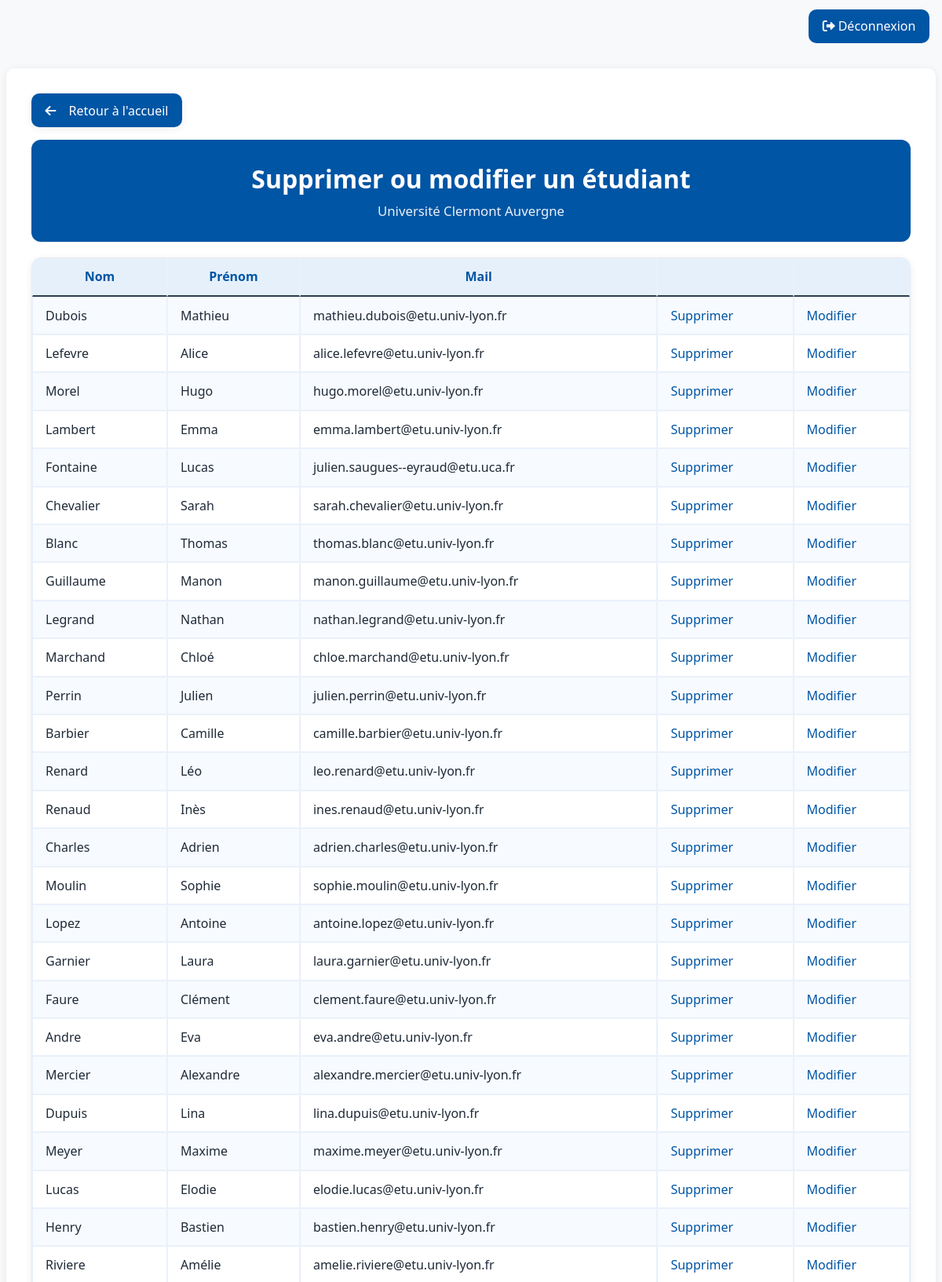
The page /soutenances/index.php?action=listEtudiant (signed in, upper part) on the database its author committed.
### tables this page shows
CREATE TABLE `etudiantsbut2ou3` (
  `IdEtudiant` smallint(6) NOT NULL,
  `nom` varchar(50) NOT NULL,
  `prenom` varchar(50) NOT NULL,
  `mail` varchar(80) NOT NULL,
  `empreinte` varchar(256) NOT NULL
);

### soutenances/models/Etudiant.php (called while the page is built, shortened)
<?php
    function getAllEtudiants($pdo) {
        $stmt = $pdo->query("SELECT * FROM etudiantsbut2ou3");
        return $stmt->fetchAll(PDO::FETCH_ASSOC);
    }
?>

### soutenances/views/Etudiant/list.php (the view, shortened to what this page needs)
<!DOCTYPE html>
<html lang="fr">
<head>
    <link rel="stylesheet" href="assets/style/style.css">
    <link rel="stylesheet" href="https://cdnjs.cloudflare.com/ajax/libs/font-awesome/6.0.0/css/all.min.css">
</head>
<body>
    <?php if (isset($_SESSION['user_info'])): ?>
    <div class="topbar">
        <a href="index.php?action=logout" class="btn btn-uca"><i class="fas fa-sign-out-alt me-1"></i>Déconnexion</a>
    </div>
    <?php endif; ?>
    <div class="container-main">
        <div class="page-actions">
            <a class="btn-back" href="index.php?action=accueil">Retour à l'accueil</a>
        </div>
        <div class="page-header">
            <h1>Supprimer ou modifier un étudiant</h1>
            <p class="subtitle">Université Clermont Auvergne</p>
        </div>
        <div class="table-card">
            <div class="table-responsive">
    <table class="table table-striped table-bordered align-middle mb-0">
        <thead>
            <tr>
                <th>Nom</th>
                <th>Prénom</th>
                <th>Mail</th>
                <th></th>
                <th></th>
            </tr>
        </thead>
        <tbody>
            <?php foreach ($etudiants as $etudiant): ?>
                <tr>
                    <td><?php echo htmlspecialchars($etudiant['nom']); ?></td>
                    <td><?php echo htmlspecialchars($etudiant['prenom']); ?></td>
                    <td><?php echo htmlspecialchars($etudiant['mail']); ?></td>
                    <td>
                        <a href="index.php?action=destroyEtudiant&id=<?= $etudiant['IdEtudiant']; ?>">Supprimer</a>
                    </td>
                    <td>
                        <a href="index.php?action=editEtudiant&id=<?= $etudiant['IdEtudiant']; ?>">Modifier</a>
                    </td>
                </tr>
            <?php endforeach; ?>
        </tbody>
    </table>
            </div>
        </div>
    </div>
</body>
</html>

### soutenances/assets/style/style.css (style rules this page uses)
:root { --uca-blue:#0055a4; --uca-light-blue:#e6f0fa; --uca-dark-blue:#003366; --uca-bg:#f8f9fa; --uca-text:#1f2a37; --card-shadow:0 2px 10px rgba(0,0,0,.08); --uca-field-width: 720px; }
html,body { height:100%; }
body { background:var(--uca-bg); color:var(--uca-text); font-family:'Segoe UI', Tahoma, Geneva, Verdana, sans-serif; line-height:1.4; }
.container-main { background:#fff; border-radius:10px; box-shadow:var(--card-shadow); padding:2rem; margin:2rem auto; max-width:1200px; }
.page-header { background: var(--uca-blue); color:#fff; padding:1.75rem; border-radius:12px; margin-bottom:1.25rem; text-align:center; }
.page-header h1,.page-header h2,.page-header h3 { color:#fff; margin:0 0 .35rem; font-weight:700; }
.page-header .subtitle { color: rgba(255,255,255,.92); margin:0; font-size:1.05rem; }
.btn-uca { background:var(--uca-blue); border:none; color:#fff; padding:.65rem 1.1rem; border-radius:10px; font-weight:400; transition:all .2s ease; text-decoration:none; }
.table thead th { border-top:none; font-weight:600; color:var(--uca-blue); background-color: var(--uca-light-blue); border-bottom: 2px solid #2c3e50; }
.table-striped tbody tr:nth-of-type(odd) { background-color:#f7fafe; }
h1, h2, h3 { color: var(--uca-blue); font-weight: 600; }
a { color: var(--uca-blue); text-decoration: none; }
.topbar { max-width:1200px; margin:12px auto 0; padding:0 8px; display:flex; align-items:center; justify-content:space-between; }
.page-actions { display:flex; align-items:center; justify-content:flex-start; gap:.75rem; margin:0 0 1rem; }
.btn-back { display:inline-flex; align-items:center; gap:.5rem; background:var(--uca-blue); color:#fff; border:none; border-radius:10px; padding:.65rem 1.1rem; font-weight:700; text-decoration:none; box-shadow: var(--card-shadow); }
.btn-back { font-weight:400; }
.btn-back::before { font-family: "Font Awesome 6 Free"; font-weight: 900; content: "\f060"; margin-right: .5rem; }
.table { width:100%; border-collapse: separate; border-spacing:0; }
.table td, .table th { padding:.75rem 1rem; vertical-align: middle; }
.table-bordered th, .table-bordered td { border:1px solid #eaf1fb; }
.table-card { background:#fff; border:1px solid #e3ebf7; border-radius:12px; box-shadow: var(--card-shadow); overflow:hidden; }
.table-card .table { margin-bottom:0; }
.table-card .table-bordered { border:0; border-radius:0; }
.me-1 { margin-right:.25rem; }

### rows shown on the page
etudiantsbut2ou3: nom "Dubois", prenom "Mathieu", mail "mathieu.dubois@etu.univ-lyon.fr"
etudiantsbut2ou3: nom "Lefevre", prenom "Alice", mail "alice.lefevre@etu.univ-lyon.fr"
etudiantsbut2ou3: nom "Morel", prenom "Hugo", mail "hugo.morel@etu.univ-lyon.fr"
etudiantsbut2ou3: nom "Lambert", prenom "Emma", mail "emma.lambert@etu.univ-lyon.fr"
etudiantsbut2ou3: nom "Fontaine", prenom "Lucas", mail "julien.saugues--eyraud@etu.uca.fr"
etudiantsbut2ou3: nom "Chevalier", prenom "Sarah", mail "sarah.chevalier@etu.univ-lyon.fr"
etudiantsbut2ou3: nom "Blanc", prenom "Thomas", mail "thomas.blanc@etu.univ-lyon.fr"
etudiantsbut2ou3: nom "Guillaume", prenom "Manon", mail "manon.guillaume@etu.univ-lyon.fr"
etudiantsbut2ou3: nom "Legrand", prenom "Nathan", mail "nathan.legrand@etu.univ-lyon.fr"
etudiantsbut2ou3: nom "Marchand", prenom "Chloé", mail "chloe.marchand@etu.univ-lyon.fr"
etudiantsbut2ou3: nom "Perrin", prenom "Julien", mail "julien.perrin@etu.univ-lyon.fr"
etudiantsbut2ou3: nom "Barbier", prenom "Camille", mail "camille.barbier@etu.univ-lyon.fr"
etudiantsbut2ou3: nom "Renard", prenom "Léo", mail "leo.renard@etu.univ-lyon.fr"
etudiantsbut2ou3: nom "Renaud", prenom "Inès", mail "ines.renaud@etu.univ-lyon.fr"
etudiantsbut2ou3: nom "Charles", prenom "Adrien", mail "adrien.charles@etu.univ-lyon.fr"
etudiantsbut2ou3: nom "Moulin", prenom "Sophie", mail "sophie.moulin@etu.univ-lyon.fr"
etudiantsbut2ou3: nom "Lopez", prenom "Antoine", mail "antoine.lopez@etu.univ-lyon.fr"
etudiantsbut2ou3: nom "Garnier", prenom "Laura", mail "laura.garnier@etu.univ-lyon.fr"
etudiantsbut2ou3: nom "Faure", prenom "Clément", mail "clement.faure@etu.univ-lyon.fr"
etudiantsbut2ou3: nom "Andre", prenom "Eva", mail "eva.andre@etu.univ-lyon.fr"
etudiantsbut2ou3: nom "Mercier", prenom "Alexandre", mail "alexandre.mercier@etu.univ-lyon.fr"
etudiantsbut2ou3: nom "Dupuis", prenom "Lina", mail "lina.dupuis@etu.univ-lyon.fr"
etudiantsbut2ou3: nom "Meyer", prenom "Maxime", mail "maxime.meyer@etu.univ-lyon.fr"
etudiantsbut2ou3: nom "Lucas", prenom "Elodie", mail "elodie.lucas@etu.univ-lyon.fr"
etudiantsbut2ou3: nom "Henry", prenom "Bastien", mail "bastien.henry@etu.univ-lyon.fr"
etudiantsbut2ou3: nom "Riviere", prenom "Amélie", mail "amelie.riviere@etu.univ-lyon.fr"
